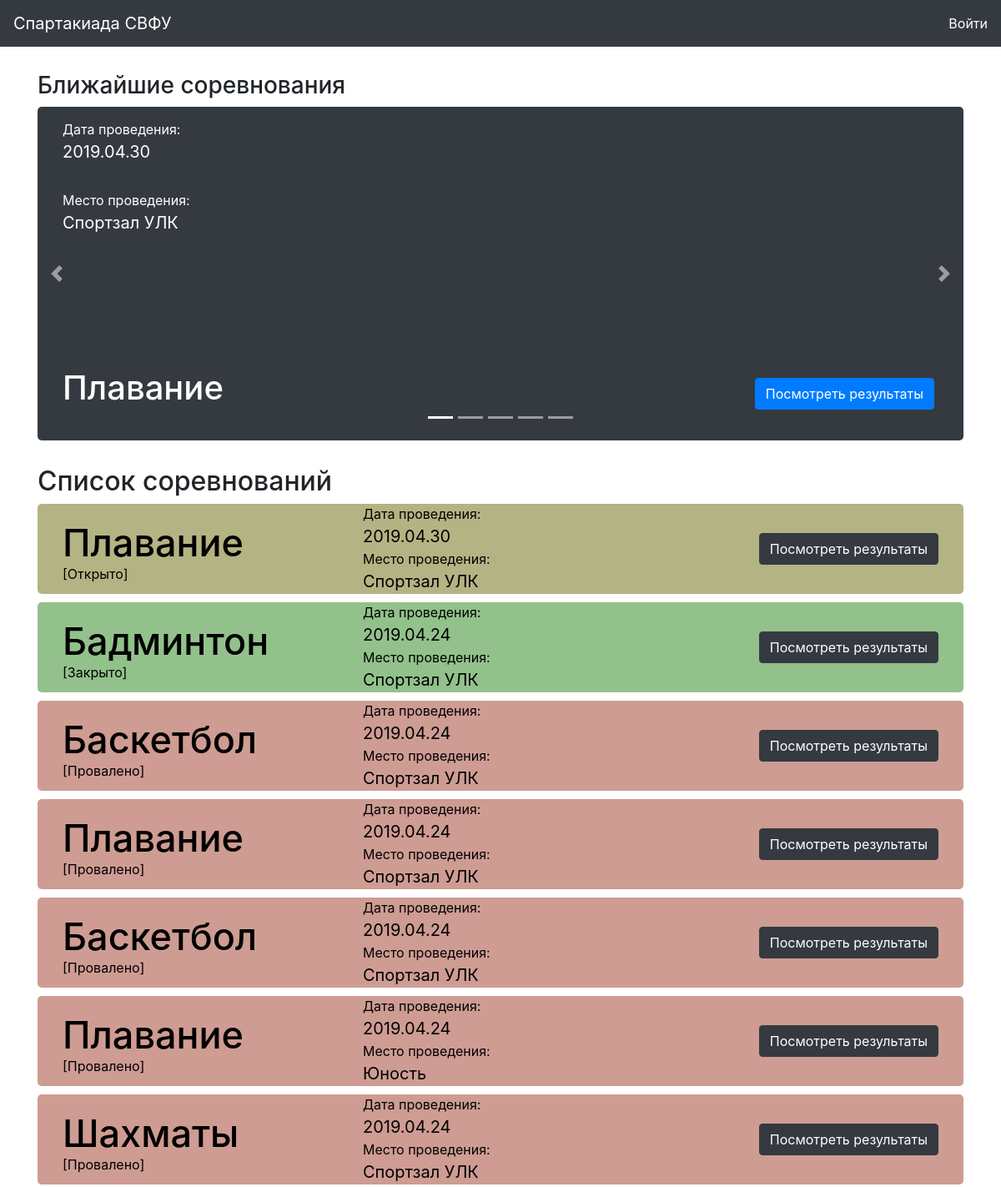
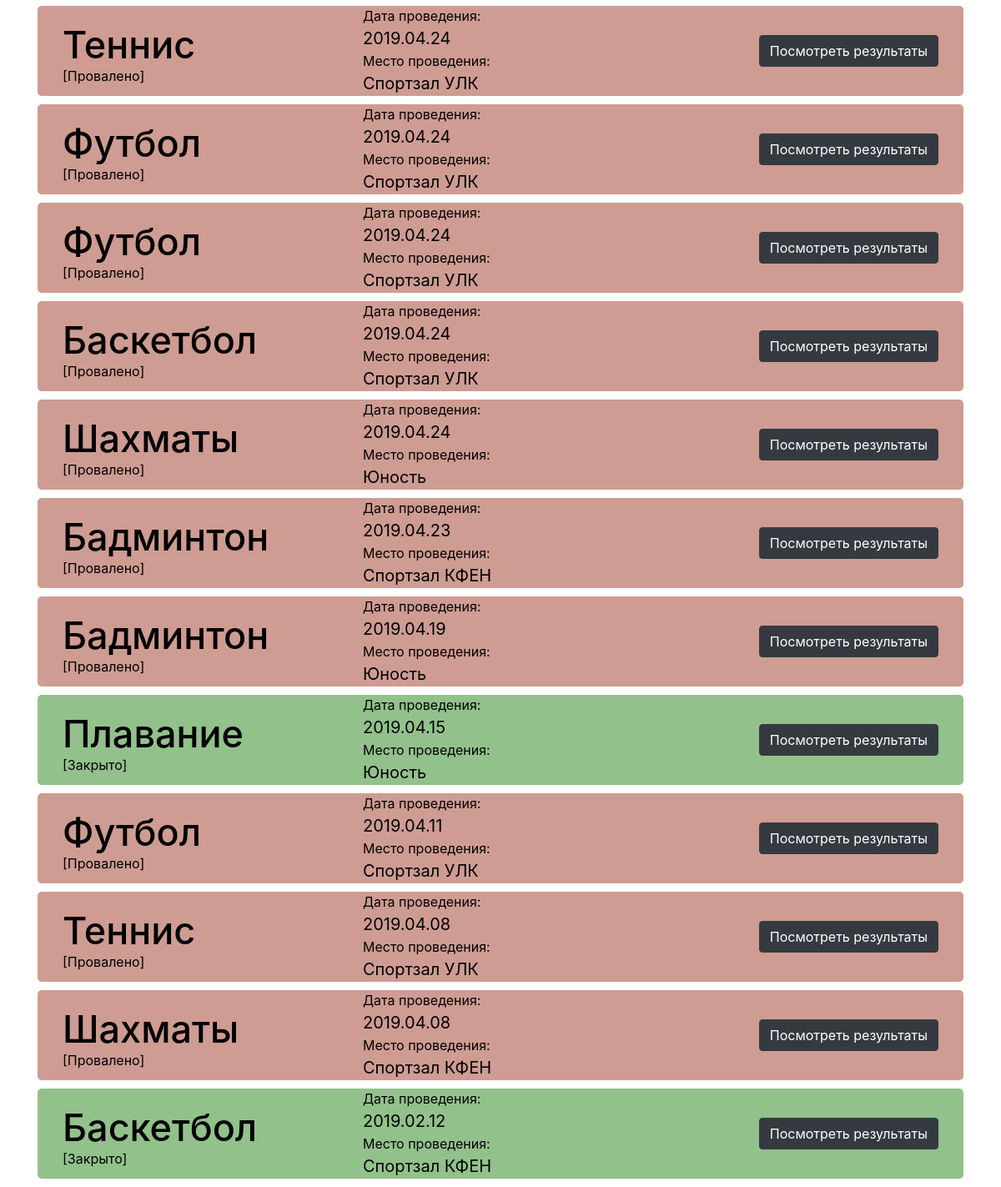
The page / on the database its author committed (2 pictures, top to bottom).
### sport/models.py (models this page shows, shortened)
class Competition(models.Model):
    date = models.DateField(verbose_name = "Дата соревнования", default=datetime.date.today())
    place = models.ForeignKey(Place, verbose_name = "Место проведения", null = True, blank = True, on_delete = models.CASCADE)
    sport = models.ForeignKey(Sport, verbose_name = "Вид Спорта", db_index = True, on_delete = models.CASCADE)
    result = models.BooleanField(verbose_name="Проведено", default = False)
    def __str__(self):
        return self.sport.name + ' : ' + str(self.date)

class Place(models.Model):
    name = models.CharField(verbose_name="Название", max_length=200)
    address = models.CharField(verbose_name="Адрес", max_length=300)

class Sport(models.Model):
    type = models.CharField(choices=SportType, verbose_name="Тип спорта", max_length=10)
    name = models.CharField(verbose_name="Вид спорта", max_length=200, db_index=True)
    class Meta:
        ordering = ['name']
        verbose_name = "вид спорта"
        verbose_name_plural = "виды спорта"

### svfusport/views.py (the view)
# urls.py: path('', views.index),
def index(request):
    args={}
    args['date_now'] = date.today()
    data = Competition.objects.all().order_by("-date")
    args['competition_5'] = data[:5]
    args['competition'] = data
    print(data)
    return render(request, 'main.html', args)

### templates/main.html (shortened to what this page needs)
{% extends 'index.html' %}
{% block main %}
<div class="row">
  <div class="container-fluid">
    <div class="container competition-slider-container">
      <h3>Ближайшие соревнования</h3>
      <div id="carouselExampleIndicators" class="carousel slide" data-ride="carousel">
        <ol class="carousel-indicators">
          <li data-target="#carouselExampleIndicators" data-slide-to="0" class="active"></li>
          <li data-target="#carouselExampleIndicators" data-slide-to="1"></li>
          <li data-target="#carouselExampleIndicators" data-slide-to="2"></li>
          <li data-target="#carouselExampleIndicators" data-slide-to="3"></li>
          <li data-target="#carouselExampleIndicators" data-slide-to="4"></li>
        </ol>
        <div class="carousel-inner">
          {% for item in competition_5 %}
          <div class="carousel-item" id="active-trigger">
            <div class="container bg-dark competition-slider">
              <div class="col-6">
                <p>Дата проведения: <br><span class="competition-span">{{ item.date }}</span></p>
                <p>Место проведения: <br><span class="competition-span">{{ item.place.name }}</span></p>
                <h3>{{ item.sport.name }}</h3>
              </div>
              <div class="col-6">
                <a href="{% url 'sport:teamresult' item.id %}" class="btn btn-primary competition-slider-info-btn">Посмотреть результаты</a>
              </div>
            </div>
          </div>
          {% endfor %}
        </div>
        <a class="carousel-control-prev" href="#carouselExampleIndicators" role="button" data-slide="prev">
          <span class="carousel-control-prev-icon" aria-hidden="true"></span>
        </a>
        <a class="carousel-control-next" href="#carouselExampleIndicators" role="button" data-slide="next">
          <span class="carousel-control-next-icon" aria-hidden="true"></span>
        </a>
      </div>
    </div>
    <div class="container competition-list-container">
      <h2>Список соревнований</h2>
      {% for item in competition %}
        <div class="container competition-container-main">
          <div class="col-4">
            <h3>{{ item.sport.name }}</h3>
            {% if item.result %}
              <p class="result_yes" style="margin-top: -30px;
              ">[Закрыто]</p>
            {% elif item.date < date_now and not item.result %}
              <p class="result_failed" style="margin-top: -30px;
              ">[Провалено]</p>
            {% else %}
              <p class="result_no" style="margin-top: -30px;
              ">[Открыто]</p>
            {% endif %}
          </div>
          <div class="col-4">
            <p>Дата проведения: <br><span class="competition-span">{{ item.date }}</span></p>
            <p>Место проведения: <br><span class="competition-span">{{ item.place.name }}</span></p>
          </div>
          <div class="col-4">
            {% if user.is_authenticated %}
            <div class="dropdown">
              <button class="btn btn-dark dropdown-toggle competition-btn" type="button" id="dropdownMenuButton" data-toggle="dropdown" aria-haspopup="true" aria-expanded="false">
                Операции
              </button>
              <div class="dropdown-menu" aria-labelledby="dropdownMenuButton">
                <a class="dropdown-item" href="{% url 'sport:competitionedit' item.id %}">Редактировать</a>
                <a class="dropdown-item" href="#">Подать заявку</a>
                <a class="dropdown-item" href="{% url 'sport:teamresult' item.id %}">Просмотр результатов</a>
              </div>
            </div>
            {% else %}
            <a href="{% url 'sport:teamresult' item.id %}"><button type="button" name="button" class="btn btn-dark competition-btn">Посмотреть результаты</button></a>
            {% endif %}
          </div>
        </div>
      {% endfor %}
    </div>
  </div>
</div>
{% endblock %}

### static0/css/style/style.css (style rules this page uses)
.competition-slider-container { margin-top: 30px; }
.competition-slider { height: 400px; width: 100%; border-radius: 5px; display: flex; }
.carousel-control-next { margin-right: -60px; }
.carousel-control-prev { margin-left: -60px; }
.competition-slider h3 { color: #fff; font-size: 40px; padding-top: 143px; }
.competition-slider p { color: #fff; padding-top: 15px; padding-right: 20px; }
.competition-slider-info-btn { float: right; margin-right: 5px; margin-bottom: 40px; margin-top: 325px; }
.competition-list-container { margin-top: 30px; }
.competition-container-main { background:#D3D5DE; color: #000; border-radius: 5px; display: flex; margin-bottom: 10px; }
.competition-container-main h3 { padding-top: 20px; font-size: 45px; padding-bottom: 20px; color: black; }
.competition-container-main p { margin-bottom: 0px; }
.competition-span { font-size: 20px; }
.competition-btn { float: right; margin-top: 35px; }

### rows shown on the page
Competition: date "2019.04.30", place.name "Спортзал УЛК", sport.name "Плавание", result "[Открыто]"
Competition: sport.name "Бадминтон", result "[Закрыто]", date "2019.04.24", place.name "Спортзал УЛК"
Competition: sport.name "Баскетбол", result "[Провалено]", date "2019.04.24", place.name "Спортзал УЛК"
Competition: sport.name "Плавание", result "[Провалено]", date "2019.04.24", place.name "Спортзал УЛК"
Competition: sport.name "Баскетбол", result "[Провалено]", date "2019.04.24", place.name "Спортзал УЛК"
Competition: sport.name "Плавание", result "[Провалено]", date "2019.04.24", place.name "Юность"
Competition: sport.name "Шахматы", result "[Провалено]", date "2019.04.24", place.name "Спортзал УЛК"
Competition: sport.name "Теннис", result "[Провалено]", date "2019.04.24", place.name "Спортзал УЛК"
Competition: sport.name "Футбол", result "[Провалено]", date "2019.04.24", place.name "Спортзал УЛК"
Competition: sport.name "Футбол", result "[Провалено]", date "2019.04.24", place.name "Спортзал УЛК"
Competition: sport.name "Баскетбол", result "[Провалено]", date "2019.04.24", place.name "Спортзал УЛК"
Competition: sport.name "Шахматы", result "[Провалено]", date "2019.04.24", place.name "Юность"
Competition: sport.name "Бадминтон", result "[Провалено]", date "2019.04.23", place.name "Спортзал КФЕН"
Competition: sport.name "Бадминтон", result "[Провалено]", date "2019.04.19", place.name "Юность"
Competition: sport.name "Плавание", result "[Закрыто]", date "2019.04.15", place.name "Юность"
Competition: sport.name "Футбол", result "[Провалено]", date "2019.04.11", place.name "Спортзал УЛК"
Competition: sport.name "Теннис", result "[Провалено]", date "2019.04.08", place.name "Спортзал УЛК"
Competition: sport.name "Шахматы", result "[Провалено]", date "2019.04.08", place.name "Спортзал КФЕН"
Competition: sport.name "Баскетбол", result "[Закрыто]", date "2019.02.12", place.name "Спортзал КФЕН"
